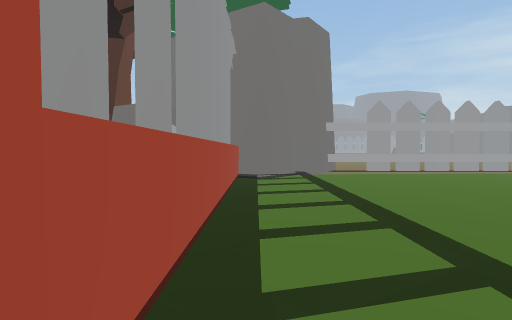
view 1 (above)

18 first-person views from a walk through a 3-D level made in the Unity game engine. The camera is 1.4 m above the floor, tilts 2° down and sees 80° across. The floor is counted in squares, 2 m on a side. Each view is taken from the middle of a square. On the plan, view 1 faces up. The plan holds only what a view shows up to about 10 squares ahead; the rest is blank. The place goes on beyond the plan. Some animated figures are left out.

view 2
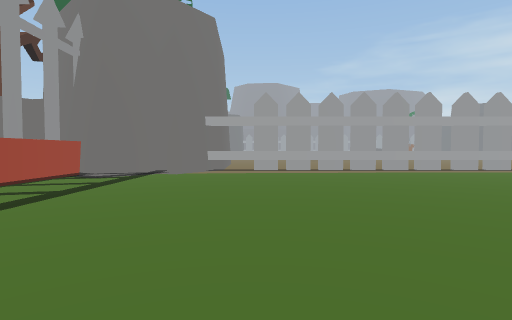

view 3
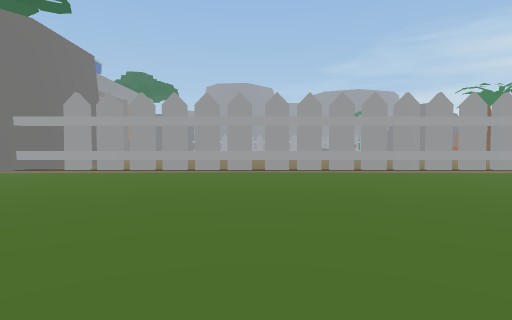

view 4
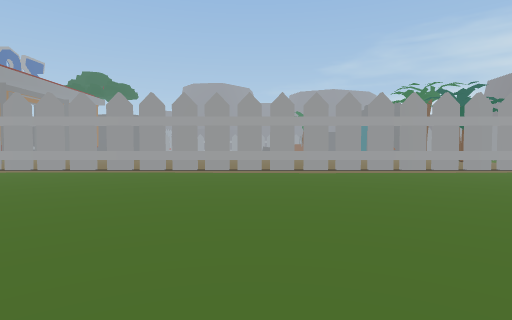

view 5
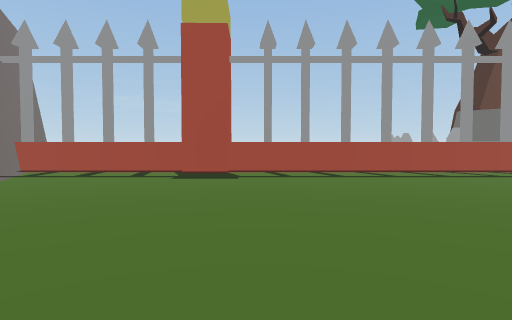

view 6
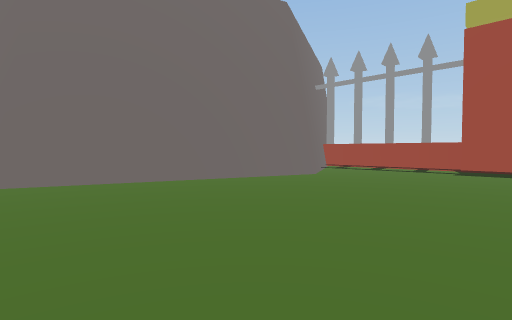

view 7
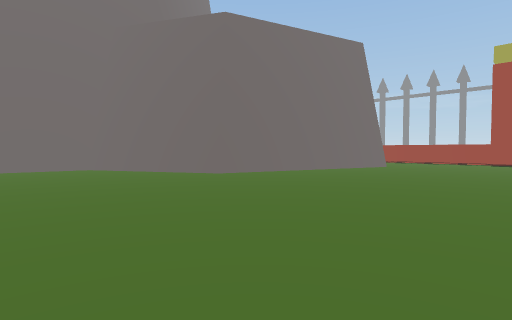

view 8
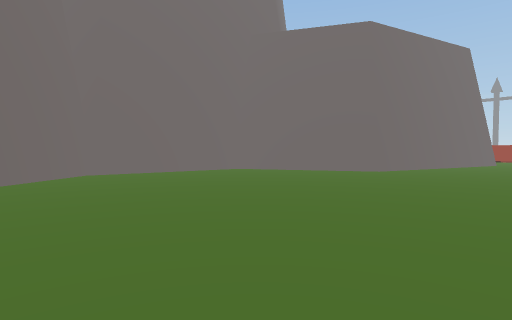

view 9
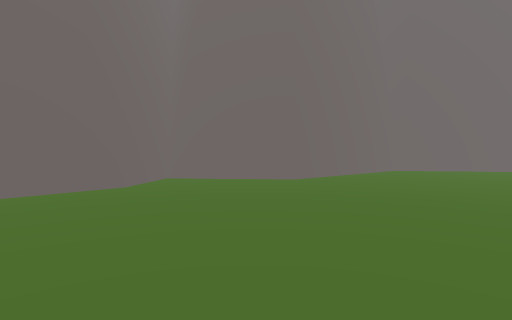

view 10
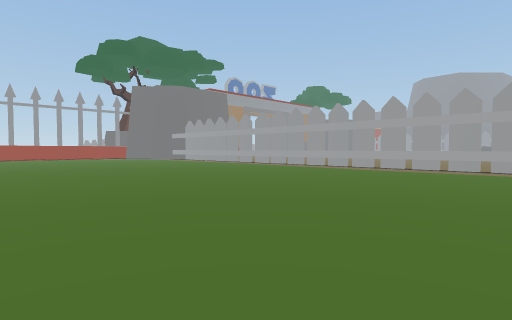

view 11
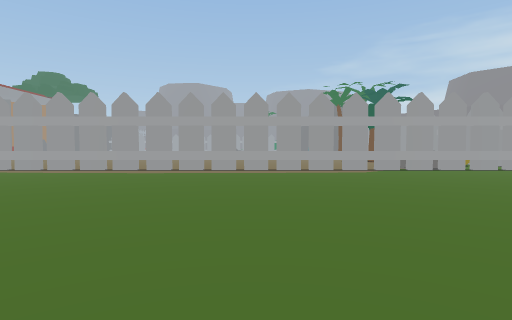

view 12
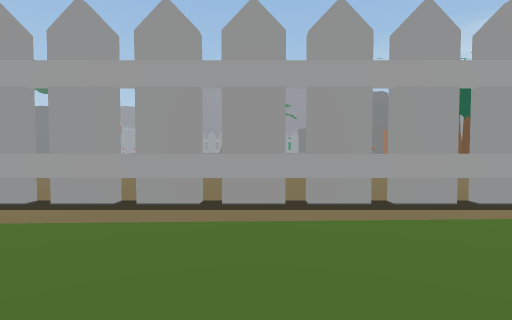

view 13
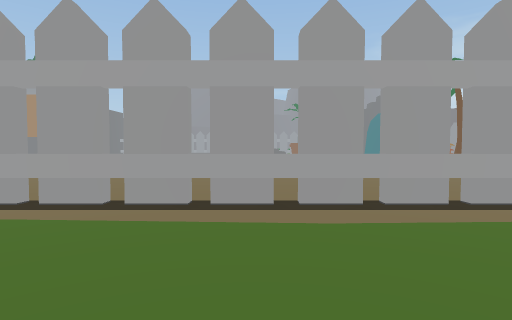

view 14
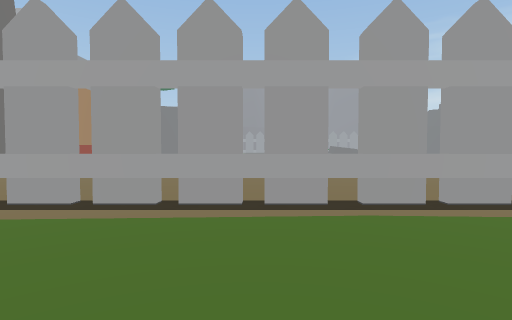

view 15
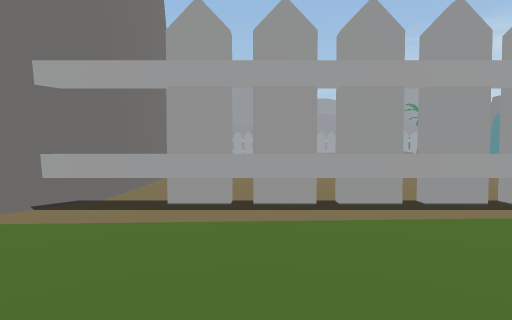

view 16
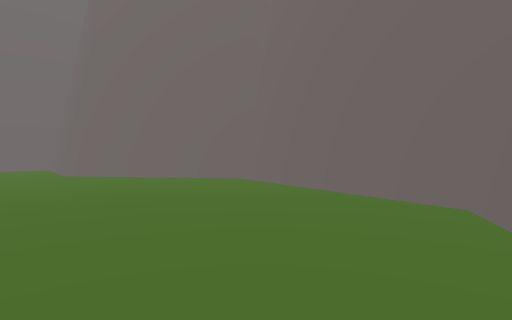

view 17
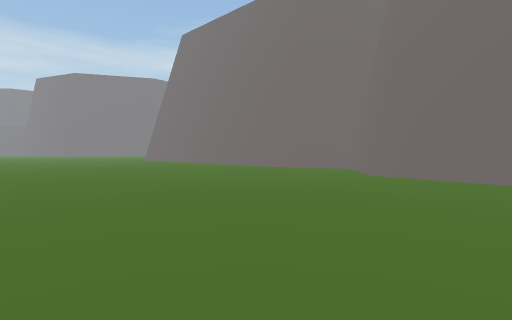

view 18
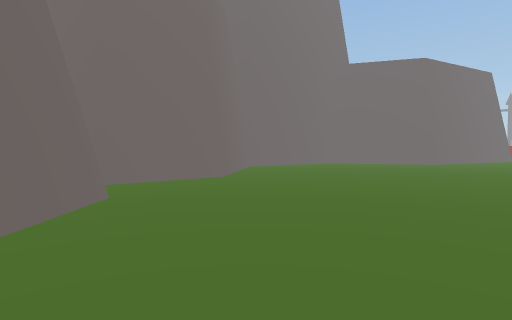

### Floor plan
Key: @ floor where view 1 was taken; # wall or solid block; x gap in a wall; . main floor; : floor 0.25 m higher than the main floor; / step, stairs or slope; = window, fence, low wall or low ledge; T thing the floor can be seen under or through.
Columns run from 1 left of view 1 to 25 right of it. Each row starts with its distance up from view 1.
 15     #
 14     # ....... ..........
 13     #....................
 12     #....................
 11    ##xxxxxxxxxxxxxxxTTTxxx#
 10   =#.......................
  9 #=/........................
  8 #//........................
  7 #//........................
  6 #//.......................
  5 #//.......................
  4 #//......................
  3 #//.....................
  2 #//.....................
  1 #//.....................
  0 #@:/....................
 -1 #//.....................
 -2 #//........................
 -3 #//........................
 -4 #//.#......................
 -5 #/=#####..................#
 -6 #=     ####..............##
 -7           ##.............#
 -8            #.............#
 -9            ##.......######
-10             #......##
-11             ########

Positions as (right, up) in squares from view 1, and headings:
1: (0, 0), facing up
2: (4, 1), facing up
3: (10, 1), facing up
4: (15, 1), facing up
5: (8, 1), facing left
6: (10, 1), facing down-left
7: (15, 1), facing down-left
8: (19, -2), facing down-left
9: (21, -1), facing down
10: (21, 0), facing up-left
11: (20, 1), facing up
12: (19, 7), facing up
13: (16, 7), facing up
14: (9, 7), facing up
15: (5, 7), facing up
16: (11, -6), facing down-right
17: (12, -5), facing right
18: (25, -2), facing down-left
